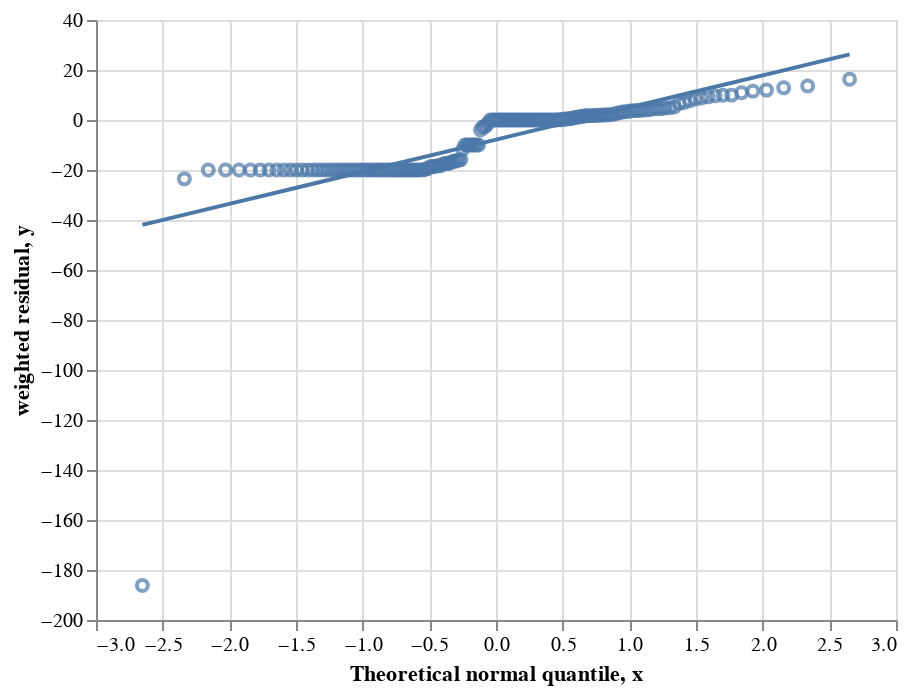

This figure's notebook cell:
### Code cell
from incawrapper import visualization 
visualization.plot_norm_probplot(res, interactive=True)

### Figure 1 — Vega-Lite specification as saved in the notebook (floating-point values rounded to 4 significant figures; data arrays with more than 128 entries replaced by an {"elided": "..."} marker saying what was removed)
{"config": {"view": {"continuousWidth": 400, "continuousHeight": 300}}, "layer": [{"data": {"name": "data-3860b9b34234b9bfbfba842437a3e1c4"}, "mark": "point", "encoding": {"tooltip": [{"field": "type", "type": "nominal"}, {"field": "id", "type": "nominal"}, {"field": "peak", "type": "nominal"}, {"field": "weighted residual", "type": "quantitative"}], "x": {"field": "Theoretical normal quantile", "type": "quantitative"}, "y": {"field": "weighted residual", "type": "quantitative"}}}, {"data": {"name": "data-ec2d53d7f9838e82fdbfc65df99d69ca"}, "mark": "line", "encoding": {"x": {"field": "x", "type": "quantitative"}, "y": {"field": "y", "type": "quantitative"}}}], "$schema": "https://vega.github.io/schema/vega-lite/v4.17.0.json", "datasets": {"data-3860b9b34234b9bfbfba842437a3e1c4": {"elided": "173 records"}, "data-ec2d53d7f9838e82fdbfc65df99d69ca": [{"x": -2.652, "y": -41.95}, {"x": -2.063, "y": -34.37}, {"x": -1.473, "y": -26.8}, {"x": -0.8841, "y": -19.22}, {"x": -0.2947, "y": -11.65}, {"x": 0.2947, "y": -4.07}, {"x": 0.8841, "y": 3.505}, {"x": 1.473, "y": 11.08}, {"x": 2.063, "y": 18.66}, {"x": 2.652, "y": 26.23}]}}
